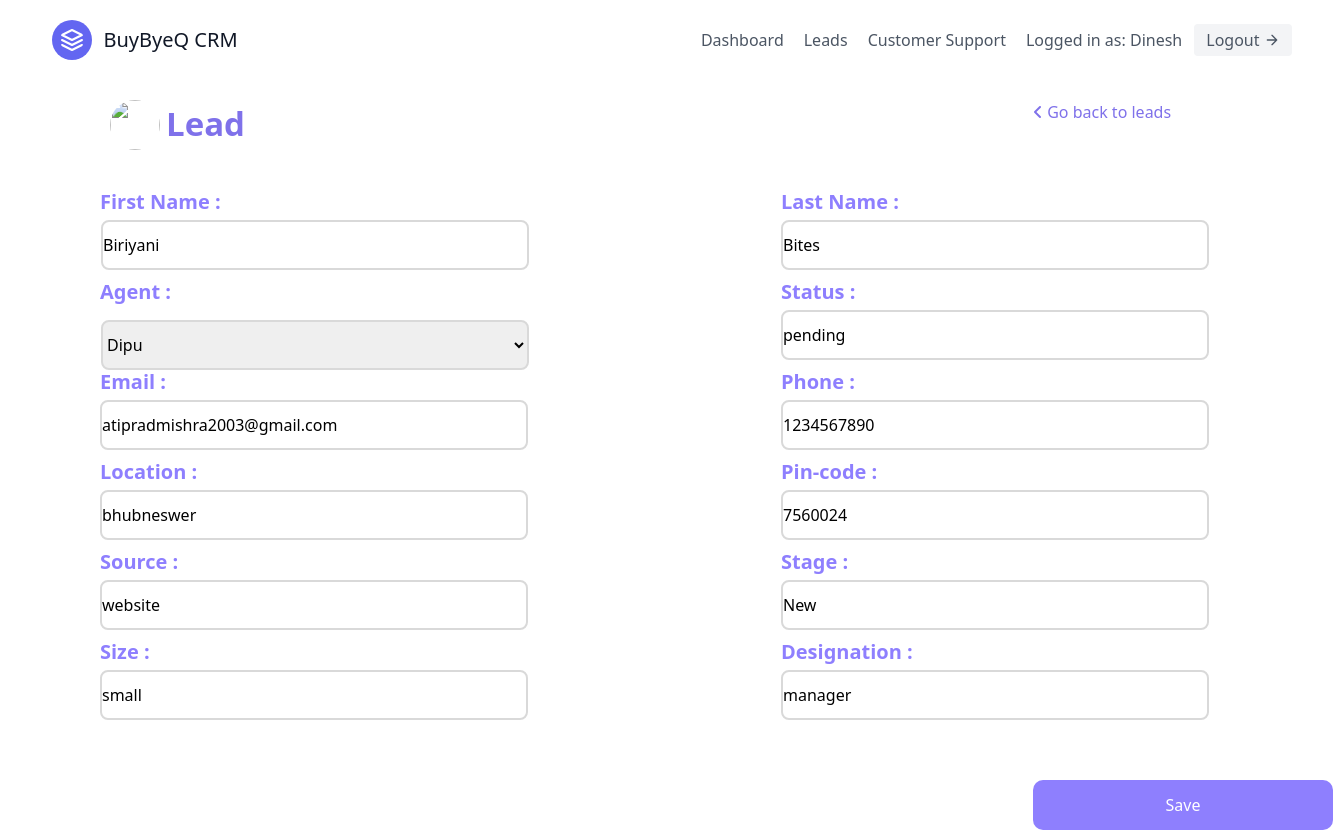
Page /leads/3/update/ (signed in) on the committed database.
### leads/models.py (models this page shows, shortened)
class Lead(models.Model):
    first_name = models.CharField(max_length = 30)
    last_name = models.CharField(max_length = 30)
    size = models.CharField(max_length= 10, null= True)
    location = models.CharField(max_length= 100)
    phone_number = models.CharField(max_length= 10)
    designation = models.CharField(max_length= 30,null= True)
    email = models.EmailField(max_length= 30,null= True)
    source = models.CharField(max_length= 20)
    stage = models.CharField(max_length= 20,default= "New")
    status = models.CharField(max_length= 20,null= True)
    pincode = models.CharField(max_length= 20,null= True)
    agent = models.ForeignKey(agent,on_delete= models.SET_NULL,  null=True)
    date_created = models.DateTimeField(auto_now_add=True)
    product_id = models.ForeignKey("product",on_delete= models.SET_NULL,  null=True)

### leads/views.py (the view)
# urls.py: path('<int:pk>/update/', lead_update, name='lead-update'),
@login_required(login_url='login')
def lead_update(request,pk):
    lead = Lead.objects.get(id=pk)
    form = LeadModelForm(instance=lead)
    if request.method =="POST":
        form = LeadModelForm(request.POST, instance=lead)
        if form.is_valid():
            form.save()
            return redirect("leads:lead-detail" , lead.pk)
    context = {
        "form":form,
        "lead":lead
    }
    return render(request, "leads/lead_update.html", context)

### agents/models.py (called while the page is built)
    def __str__(self):
        return f"{self.agent_name}"

### leads/templates/leads/lead_update.html (shortened to what this page needs)
{% extends "base.html" %}
{% block content %}
<link rel="stylesheet" href="https://cdnjs.cloudflare.com/ajax/libs/font-awesome/6.1.1/css/all.min.css" />
<body class="page">
  <h1 class="head">Lead</h1>
  <img class="icon" src="https://cdn.iconscout.com/icon/premium/png-256-thumb/leads-6-890106.png"></img>
  <form method="post" action=".">
    <div>
        <lable class="name" style="left: 100px; top: 190px;">First Name : </lable>
        {{ form.first_name }}
        <lable class="name" style="left: 781px; top: 190px;" >Last Name : </lable>
        {{ form.last_name }}
        <lable class="name" style="left: 100px; top: 280px;">Agent : </lable>
        {{ form.agent }}
        <lable class="name" style="left: 781px; top: 280px;">Status : </lable>
        {{ form.status }}
        <lable class="name" style="left: 100px; top: 370px;">Email : </lable>
        {{form.email}}
        <lable class="name" style="left: 781px; top: 370px;">Phone : </lable>
        {{ form.phone_number }}
        <lable class="name" style="left: 100px; top: 460px;">Location : </lable>
        {{ form.location }}
        <lable class="name" style="left: 781px; top: 460px;">Pin-code : </lable>
        {{ form.pincode }}
        <lable class="name" style="left: 100px; top: 550px;">Source : </lable>
        {{ form.source }}
        <lable class="name" style="left: 781px; top: 550px;">Stage : </lable>
        {{ form.stage }}
        <lable class="name" style="left: 100px; top: 640px;">Size : </lable>
        {{ form.size }}
        <lable class="name" style="left: 781px; top: 640px;">Designation : </lable>
        {{ form.designation }}
    </div>
    <button class="btn" type="submit"></i>Save</button>
    <a href="{% url 'leads:lead-list' %}" class="btn2"><i class="fa-solid fa-angle-left"></i>  Go back to leads</a>
  </form>
</body>
{% endblock %}

### templates/navbar.html (shortened to what this page needs)
<header class="text-gray-600 body-font">
  <div class="container mx-auto flex flex-wrap p-5 flex-col md:flex-row items-center">
    <a class="flex title-font font-medium items-center text-gray-900 mb-4 md:mb-0">
      <svg xmlns="http://www.w3.org/2000/svg" fill="none" stroke="currentColor" stroke-linecap="round" stroke-linejoin="round" stroke-width="2" class="w-10 h-10 text-white p-2 bg-indigo-500 rounded-full" viewBox="0 0 24 24">
        <path d="M12 2L2 7l10 5 10-5-10-5zM2 17l10 5 10-5M2 12l10 5 10-5"></path>
      </svg>
      <span class="ml-3 text-xl">BuyByeQ CRM</span>
    </a>
    <nav class="md:ml-auto flex flex-wrap items-center text-base justify-center">
      {% if not request.user.is_authenticated %}
        <a href="{% url 'signup' %}" class="mr-5 hover:text-gray-900">Signup</a>
      {% else %}
      {% if request.user.is_staff %}
        <a href="{% url 'dashboard' %}" class="mr-5 hover:text-gray-900">Dashboard</a>
        <a href="#" class="mr-5 hover:text-gray-900">Product</a>
        <a href="{% url 'agents:agent-list' %}" class="mr-5 hover:text-gray-900">Agents</a>
        <a href="{% url 'leads:lead-list' %}" class="mr-5 hover:text-gray-900">Leads</a>
      {%else%}
        <a href="{% url 'agent-dashboard' %}" class="mr-5 hover:text-gray-900">Dashboard</a>
        <a href="{% url 'leads:lead-list' %}" class="mr-5 hover:text-gray-900">Leads</a>
        <a href="{% url 'index' %}" class="mr-5 hover:text-gray-900">Customer Support</a>
      {%endif%}
      {% endif %}
    </nav>
    {% if request.user.is_authenticated %}
      Logged in as: {{ request.user.username }}
      <a href="{% url 'logout' %}" class="ml-3 inline-flex items-center bg-gray-100 border-0 py-1 px-3 focus:outline-none hover:bg-gray-200 rounded text-base mt-4 md:mt-0">
        Logout
        <svg fill="none" stroke="currentColor" stroke-linecap="round" stroke-linejoin="round" stroke-width="2" class="w-4 h-4 ml-1" viewBox="0 0 24 24">
          <path d="M5 12h14M12 5l7 7-7 7"></path>
        </svg>
      </a>
    {% endif %}
  </div>
</header>

### leads/templates/leads/lead_update.html (style rules this page uses)
.box { box-sizing: border-box; position: absolute; width: 428px; height: 50px; border-style: outset; border: 2px solid #D9D9D9; border-radius: 8px; }
.head { position: absolute; width: 211px; height: 48px; left: 100px; top: 100px; font-weight: 700; font-size: 33px; line-height: 48px; text-align: center; color: #7F71EA; }
.btn { position: absolute; width: 300px; height: 50px; left: 1033px; top: 780px; background: #8E7FFE; color: #FFFFFF; border-radius: 10px; }
.name { position: absolute; width: 180px; height: 29px; font-weight: 600; font-size: 20px; line-height: 24px; color: #8E7FFE; }
.icon { position: absolute; vertical-align: middle; width: 50px; height: 50px; left: 110px; top: 100px; border-radius: 50%; }
.btn2 { position: absolute; left: 1033px; top: 100px; color: #7F71EA; cursor: pointer; }

### rows in the picture
Lead: first_name "Biriyani", last_name "Bites", agent "Dipu", status "pending", email "atipradmishra2003@gmail.com", phone_number "1234567890", location "bhubneswer", pincode "7560024", source "website", stage "New", size "small", designation "manager"

### other values in the picture
{{ request.user.username }} "Dinesh"
